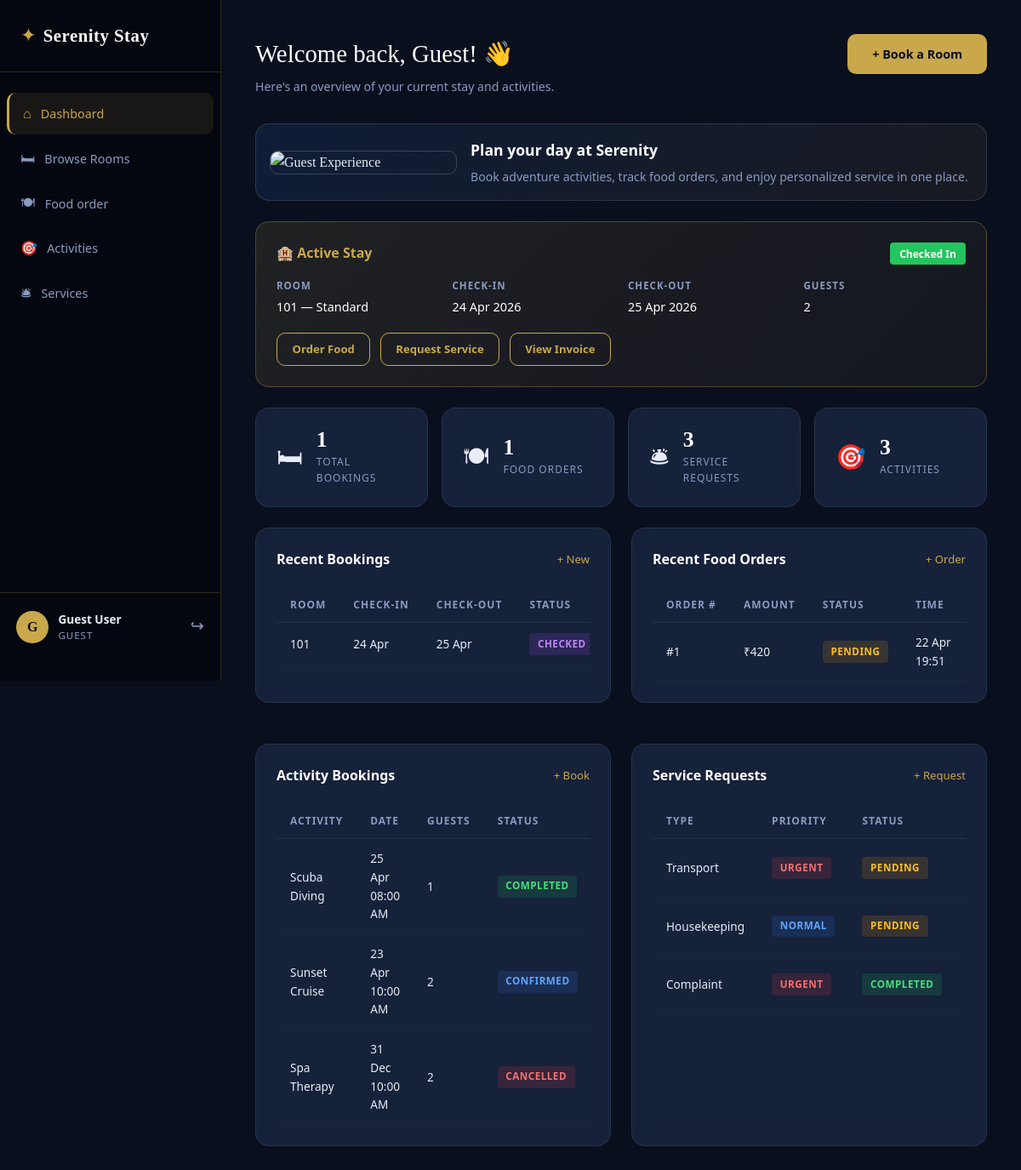
/dashboard (signed in), run on the app's committed database.
### models.py (models this page shows, shortened)
class User(UserMixin, db.Model):
    __tablename__ = "users"
    id = db.Column(db.Integer, primary_key=True)
    name = db.Column(db.String(120), nullable=False)
    email = db.Column(db.String(120), unique=True, nullable=False)
    phone = db.Column(db.String(20))
    password_hash = db.Column(db.String(256), nullable=False)
    created_at = db.Column(db.DateTime, default=datetime.utcnow)
    role = db.Column(db.String(20), default="guest")
    bookings = db.relationship("Booking", backref="guest", lazy=True)
    food_orders = db.relationship("FoodOrder", backref="guest", lazy=True)
    service_requests = db.relationship(
        "ServiceRequest",
        foreign_keys="ServiceRequest.user_id",
        backref="guest",
        lazy=True,
    )
    assigned_requests = db.relationship(
        "ServiceRequest",
        foreign_keys="ServiceRequest.assigned_to",
        backref="assigned_staff",
        lazy=True,
    )
    activity_bookings = db.relationship(
        "ActivityBooking",
        foreign_keys="ActivityBooking.user_id",
        backref="guest",
        lazy=True,
    )
    assigned_activities = db.relationship(
        "ActivityBooking",
        foreign_keys="ActivityBooking.assigned_to",
        backref="assigned_staff",
        lazy=True,
    )

class Room(db.Model):
    __tablename__ = "rooms"
    id = db.Column(db.Integer, primary_key=True)
    room_number = db.Column(db.String(10), unique=True, nullable=False)
    room_type = db.Column(db.String(50), nullable=False)
    floor = db.Column(db.Integer, default=1)
    capacity = db.Column(db.Integer, default=2)
    price_per_night = db.Column(db.Float, nullable=False)
    status = db.Column(db.String(20), default="available")
    image_path = db.Column(db.String(255), default="images/room1.jpg")
    description = db.Column(db.Text)
    amenities = db.Column(db.Text)
    bookings = db.relationship("Booking", backref="room", lazy=True)

class Booking(db.Model):
    __tablename__ = "bookings"
    id = db.Column(db.Integer, primary_key=True)
    user_id = db.Column(db.Integer, db.ForeignKey("users.id"), nullable=False)
    room_id = db.Column(db.Integer, db.ForeignKey("rooms.id"), nullable=False)
    check_in = db.Column(db.Date, nullable=False)
    check_out = db.Column(db.Date, nullable=False)
    guests = db.Column(db.Integer, default=1)
    status = db.Column(db.String(20), default="pending")
    special_requests = db.Column(db.Text)
    total_amount = db.Column(db.Float, default=0.0)
    created_at = db.Column(db.DateTime, default=datetime.utcnow)

class FoodOrder(db.Model):
    __tablename__ = "food_orders"
    id = db.Column(db.Integer, primary_key=True)
    user_id = db.Column(db.Integer, db.ForeignKey("users.id"), nullable=False)
    booking_id = db.Column(db.Integer, db.ForeignKey("bookings.id"), nullable=True)
    items_json = db.Column(db.Text, nullable=False)
    total_amount = db.Column(db.Float, default=0.0)
    status = db.Column(db.String(20), default="pending")
    special_instructions = db.Column(db.Text)
    created_at = db.Column(db.DateTime, default=datetime.utcnow)

class ActivityBooking(db.Model):
    __tablename__ = "activity_bookings"
    id = db.Column(db.Integer, primary_key=True)
    user_id = db.Column(db.Integer, db.ForeignKey("users.id"), nullable=False)
    activity_type = db.Column(db.String(80), nullable=False)
    preferred_date = db.Column(db.Date, nullable=False)
    preferred_time = db.Column(db.String(20), nullable=False)
    guests_count = db.Column(db.Integer, default=1)
    notes = db.Column(db.Text)
    status = db.Column(db.String(20), default="pending")
    assigned_to = db.Column(db.Integer, db.ForeignKey("users.id"), nullable=True)
    created_at = db.Column(db.DateTime, default=datetime.utcnow)
    updated_at = db.Column(db.DateTime, default=datetime.utcnow, onupdate=datetime.utcnow)

class ServiceRequest(db.Model):
    __tablename__ = "service_requests"
    id = db.Column(db.Integer, primary_key=True)
    user_id = db.Column(db.Integer, db.ForeignKey("users.id"), nullable=False)
    booking_id = db.Column(db.Integer, db.ForeignKey("bookings.id"), nullable=True)
    service_type = db.Column(db.String(50), nullable=False)
    description = db.Column(db.Text, nullable=False)
    priority = db.Column(db.String(20), default="normal")
    status = db.Column(db.String(20), default="pending")
    assigned_to = db.Column(db.Integer, db.ForeignKey("users.id"), nullable=True)
    created_at = db.Column(db.DateTime, default=datetime.utcnow)
    updated_at = db.Column(db.DateTime, default=datetime.utcnow, onupdate=datetime.utcnow)

### routes/main.py (the view)
@main_bp.route("/dashboard")
@login_required
@guest_required
def dashboard():
    bookings = (
        Booking.query.filter_by(user_id=current_user.id)
        .order_by(Booking.created_at.desc())
        .limit(5)
        .all()
    )
    food_orders = (
        FoodOrder.query.filter_by(user_id=current_user.id)
        .order_by(FoodOrder.created_at.desc())
        .limit(5)
        .all()
    )
    service_requests = (
        ServiceRequest.query.filter_by(user_id=current_user.id)
        .order_by(ServiceRequest.created_at.desc())
        .limit(5)
        .all()
    )
    activity_bookings = (
        ActivityBooking.query.filter_by(user_id=current_user.id)
        .order_by(ActivityBooking.created_at.desc())
        .limit(5)
        .all()
    )
    active_booking = Booking.query.filter_by(user_id=current_user.id, status="checked_in").first()
    return render_template(
        "pages/guest/dashboard.html",
        bookings=bookings,
        food_orders=food_orders,
        service_requests=service_requests,
        activity_bookings=activity_bookings,
        active_booking=active_booking,
    )

### app.py (called while the page is built)
@login_manager.user_loader
def load_user(user_id):
    if not user_id or not str(user_id).isdigit():
        return None
    return User.query.get(int(user_id))

### routes/main.py (called while the page is built)
def guest_required(f):
    from functools import wraps
    @wraps(f)
    def decorated(*args, **kwargs):
        if not current_user.is_authenticated or current_user.role != "guest":
            flash("Access denied.", "error")
            return redirect(url_for("auth.login"))
        return f(*args, **kwargs)
    return decorated

### templates/pages/guest/dashboard.html (shortened to what this page needs)
{% extends "base/layout.html" %}
{% block body %}
<div class="dash-layout">
  {% set active_page = 'dashboard' %}
  {% include "components/guest_sidebar.html" %}
  <main class="dash-main">
    <div class="dash-header">
      <div>
        <h1 class="dash-title">Welcome back, {{ current_user.name.split()[0] }}! 👋</h1>
        <p class="dash-sub">Here's an overview of your current stay and activities.</p>
      </div>
      <a href="{{ url_for('main.rooms') }}" class="btn btn-primary">+ Book a Room</a>
    </div>
    <div class="guest-hero-card">
      <img src="{{ url_for('static', filename='images/hero.png') }}" alt="Guest Experience" />
      <div>
        <h3>Plan your day at Serenity</h3>
        <p>Book adventure activities, track food orders, and enjoy personalized service in one place.</p>
      </div>
    </div>
    {% if active_booking %}
    <div class="active-stay-card">
      <div class="stay-header">
        <span>🏨 Active Stay</span>
        <span class="stay-badge">Checked In</span>
      </div>
      <div class="stay-details">
        <div><strong>Room</strong>     <span>{{ active_booking.room.room_number }} — {{ active_booking.room.room_type.title() }}</span></div>
        <div><strong>Check-in</strong> <span>{{ active_booking.check_in.strftime('%d %b %Y') }}</span></div>
        <div><strong>Check-out</strong><span>{{ active_booking.check_out.strftime('%d %b %Y') }}</span></div>
        <div><strong>Guests</strong>   <span>{{ active_booking.guests }}</span></div>
      </div>
      <div class="stay-actions">
        <a href="{{ url_for('main.food') }}"                             class="btn btn-sm btn-outline">Order Food</a>
        <a href="{{ url_for('main.services') }}"                         class="btn btn-sm btn-outline">Request Service</a>
        <a href="{{ url_for('main.invoice', booking_id=active_booking.id) }}" class="btn btn-sm btn-outline">View Invoice</a>
      </div>
    </div>
    {% endif %}
    <div class="stats-row">
      <div class="stat-card"><div class="stat-icon">🛏</div><div class="stat-info"><span class="stat-num">{{ bookings|length }}</span><span class="stat-label">Total Bookings</span></div></div>
      <div class="stat-card"><div class="stat-icon">🍽</div><div class="stat-info"><span class="stat-num">{{ food_orders|length }}</span><span class="stat-label">Food Orders</span></div></div>
      <div class="stat-card"><div class="stat-icon">🛎</div><div class="stat-info"><span class="stat-num">{{ service_requests|length }}</span><span class="stat-label">Service Requests</span></div></div>
      <div class="stat-card"><div class="stat-icon">🎯</div><div class="stat-info"><span class="stat-num">{{ activity_bookings|length }}</span><span class="stat-label">Activities</span></div></div>
    </div>
    <div class="dash-grid">
      <div class="dash-card">
        <div class="card-header">
          <h3>Recent Bookings</h3>
          <a href="{{ url_for('main.rooms') }}" class="card-link">+ New</a>
        </div>
        {% if bookings %}
        <div class="table-wrap">
          <table class="data-table">
            <thead><tr><th>Room</th><th>Check-in</th><th>Check-out</th><th>Status</th><th>Invoice</th></tr></thead>
            <tbody>
              {% for b in bookings %}
              <tr>
                <td>{{ b.room.room_number }}</td>
                <td>{{ b.check_in.strftime('%d %b') }}</td>
                <td>{{ b.check_out.strftime('%d %b') }}</td>
                <td><span class="badge badge-{{ b.status }}">{{ b.status.replace('_', ' ').title() }}</span></td>
              </tr>
              {% endfor %}
            </tbody>
          </table>
        </div>
        {% else %}
        <div class="empty-state">
          <p>No bookings yet.</p>
          <a href="{{ url_for('main.rooms') }}" class="btn btn-sm btn-primary">Book a Room</a>
        </div>
        {% endif %}
      </div>
      <div class="dash-card">
        <div class="card-header">
          <h3>Recent Food Orders</h3>
          <a href="{{ url_for('main.food') }}" class="card-link">+ Order</a>
        </div>
        {% if food_orders %}
        <div class="table-wrap">
          <table class="data-table">
            <thead><tr><th>Order #</th><th>Amount</th><th>Status</th><th>Time</th></tr></thead>
            <tbody>
              {% for o in food_orders %}
              <tr>
                <td>#{{ o.id }}</td>
                <td>₹{{ "%.0f"|format(o.total_amount) }}</td>
                <td><span class="badge badge-{{ o.status }}">{{ o.status.title() }}</span></td>
                <td>{{ o.created_at.strftime('%d %b %H:%M') }}</td>
              </tr>
              {% endfor %}
            </tbody>
          </table>
        </div>
        {% else %}
        <div class="empty-state">
          <p>No orders yet.</p>
          <a href="{{ url_for('main.food') }}" class="btn btn-sm btn-primary">Order Food</a>
        </div>
        {% endif %}
      </div>
      <div class="dash-card">
        <div class="card-header">
          <h3>Activity Bookings</h3>
          <a href="{{ url_for('main.activities') }}" class="card-link">+ Book</a>
        </div>
        {% if activity_bookings %}
        <div class="table-wrap">
          <table class="data-table">
            <thead><tr><th>Activity</th><th>Date</th><th>Guests</th><th>Status</th></tr></thead>
            <tbody>
              {% for a in activity_bookings %}
              <tr>
                <td>{{ a.activity_type }}</td>
                <td>{{ a.preferred_date.strftime('%d %b') }} {{ a.preferred_time }}</td>
                <td>{{ a.guests_count }}</td>
                <td><span class="badge badge-{{ a.status }}">{{ a.status.title() }}</span></td>
              </tr>
              {% endfor %}
            </tbody>
          </table>
        </div>
        {% else %}
        <div class="empty-state">
          <p>No activities booked.</p>
          <a href="{{ url_for('main.activities') }}" class="btn btn-sm btn-primary">Book Activity</a>
        </div>
        {% endif %}
      </div>
      <div class="dash-card">
        <div class="card-header">
          <h3>Service Requests</h3>
          <a href="{{ url_for('main.services') }}" class="card-link">+ Request</a>
        </div>
        {% if service_requests %}
        <div class="table-wrap">
          <table class="data-table">
            <thead><tr><th>Type</th><th>Priority</th><th>Status</th><th>Date</th></tr></thead>
            <tbody>
              {% for r in service_requests %}
              <tr>
                <td>{{ r.service_type.replace('_', ' ').title() }}</td>
                <td><span class="badge badge-{{ r.priority }}">{{ r.priority.title() }}</span></td>
                <td><span class="badge badge-{{ r.status }}">{{ r.status.replace('_', ' ').title() }}</span></td>
                <td>{{ r.created_at.strftime('%d %b') }}</td>
              </tr>
              {% endfor %}
            </tbody>
          </table>
        </div>
        {% else %}
        <div class="empty-state">
          <p>No service requests.</p>
          <a href="{{ url_for('main.services') }}" class="btn btn-sm btn-primary">Request Service</a>
        </div>
        {% endif %}
      </div>
    </div>
  </main>
</div>
{% endblock %}

### templates/components/guest_sidebar.html
<aside class="sidebar">
  <div class="sidebar-brand">
    <a href="{{ url_for('main.index') }}">
      <span class="brand-icon">✦</span>
      <span class="brand-name">Serenity Stay</span>
    </a>
  </div>
  <nav class="sidebar-nav">
    <a href="{{ url_for('main.dashboard') }}"
       class="snav-item {% if active_page == 'dashboard' %}active{% endif %}">
      <span class="sn-icon">⌂</span> Dashboard
    </a>
    <a href="{{ url_for('main.rooms') }}"
       class="snav-item {% if active_page == 'rooms' %}active{% endif %}">
      <span class="sn-icon">🛏</span> Browse Rooms
    </a>
    <a href="{{ url_for('main.food') }}"
       class="snav-item {% if active_page == 'food' %}active{% endif %}">
      <span class="sn-icon">🍽</span> Food order
    </a>
    <a href="{{ url_for('main.activities') }}"
       class="snav-item {% if active_page == 'activities' %}active{% endif %}">
      <span class="sn-icon">🎯</span> Activities
    </a>
    <a href="{{ url_for('main.services') }}"
       class="snav-item {% if active_page == 'services' %}active{% endif %}">
      <span class="sn-icon">🛎</span> Services
    </a>
  </nav>
  <div class="sidebar-user">
    <div class="user-avatar">{{ current_user.name[0].upper() }}</div>
    <div class="user-info">
      <span class="user-name">{{ current_user.name }}</span>
      <span class="user-role">Guest</span>
    </div>
    <a href="{{ url_for('auth.logout') }}" class="logout-btn" title="Logout">↪</a>
  </div>
</aside>

### data on the page
User: name "G", name "Guest User", name "Guest"
Room: room.room_number "101", room.room_type "Standard"
Booking: check_in "24 Apr 2026", check_out "25 Apr 2026", guests "2", room.room_number "101", check_in "24 Apr", check_out "25 Apr", status.replace "CHECKED…"
FoodOrder: id "1", total_amount "420", status "PENDING", created_at "22 Apr 19:51"
ActivityBooking: activity_type "Scuba Diving", preferred_date "25 Apr", preferred_time "08:00 AM", guests_count "1", status "COMPLETED"
ActivityBooking: activity_type "Sunset Cruise", preferred_date "23 Apr", preferred_time "10:00 AM", guests_count "2", status "CONFIRMED"
ActivityBooking: activity_type "Spa Therapy", preferred_date "31 Dec", preferred_time "10:00 AM", guests_count "2", status "CANCELLED"
ServiceRequest: service_type.replace "Transport", priority "URGENT", status.replace "PENDING"
ServiceRequest: service_type.replace "Housekeeping", priority "NORMAL", status.replace "PENDING"
ServiceRequest: service_type.replace "Complaint", priority "URGENT", status.replace "COMPLETED"

### other printed values
{{ bookings|length }} "1"
{{ food_orders|length }} "1"
{{ service_requests|length }} "3"
{{ activity_bookings|length }} "3"
